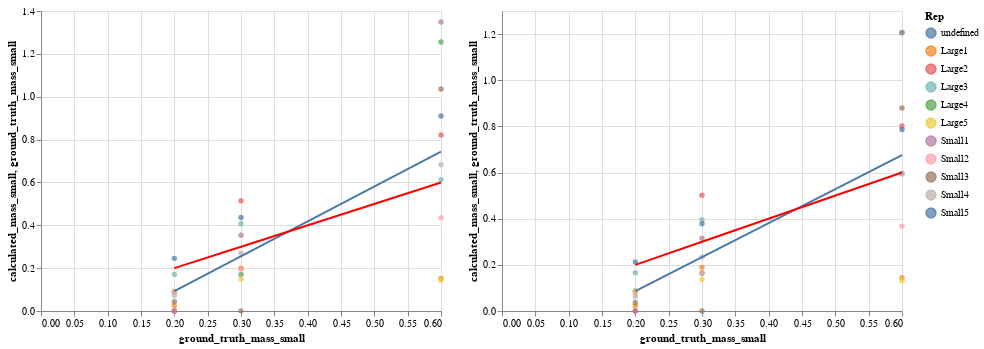

The code cell stored with this chart in its notebook:
### Code cell
GE2_small = chart_plot_small(GE2)
GE3_small = chart_plot_small(GE3)
GE2_small | GE3_small

### Figure 1 — Vega-Lite specification as saved in the notebook (floating-point values rounded to 4 significant figures)
{"config": {"view": {"continuousWidth": 400, "continuousHeight": 300}}, "hconcat": [{"layer": [{"mark": "circle", "encoding": {"color": {"type": "nominal", "field": "Rep"}, "tooltip": [{"type": "quantitative", "field": "ground_truth_volume_small"}, {"type": "quantitative", "field": "calculated_volume_small"}, {"type": "nominal", "field": "Rep"}], "x": {"type": "quantitative", "field": "ground_truth_mass_small"}, "y": {"type": "quantitative", "field": "calculated_mass_small"}}}, {"mark": "line", "encoding": {"color": {"type": "nominal", "field": "Rep"}, "tooltip": [{"type": "quantitative", "field": "ground_truth_volume_small"}, {"type": "quantitative", "field": "calculated_volume_small"}, {"type": "nominal", "field": "Rep"}], "x": {"type": "quantitative", "field": "ground_truth_mass_small"}, "y": {"type": "quantitative", "field": "calculated_mass_small"}}, "transform": [{"on": "ground_truth_mass_small", "regression": "calculated_mass_small", "method": "linear"}]}, {"mark": {"type": "line", "color": "red"}, "encoding": {"x": {"type": "quantitative", "field": "ground_truth_mass_small"}, "y": {"type": "quantitative", "field": "ground_truth_mass_small"}}}], "data": {"name": "data-1a11c19067a46a99bba2664efaa0948b"}}, {"layer": [{"mark": "circle", "encoding": {"color": {"type": "nominal", "field": "Rep"}, "tooltip": [{"type": "quantitative", "field": "ground_truth_volume_small"}, {"type": "quantitative", "field": "calculated_volume_small"}, {"type": "nominal", "field": "Rep"}], "x": {"type": "quantitative", "field": "ground_truth_mass_small"}, "y": {"type": "quantitative", "field": "calculated_mass_small"}}}, {"mark": "line", "encoding": {"color": {"type": "nominal", "field": "Rep"}, "tooltip": [{"type": "quantitative", "field": "ground_truth_volume_small"}, {"type": "quantitative", "field": "calculated_volume_small"}, {"type": "nominal", "field": "Rep"}], "x": {"type": "quantitative", "field": "ground_truth_mass_small"}, "y": {"type": "quantitative", "field": "calculated_mass_small"}}, "transform": [{"on": "ground_truth_mass_small", "regression": "calculated_mass_small", "method": "linear"}]}, {"mark": {"type": "line", "color": "red"}, "encoding": {"x": {"type": "quantitative", "field": "ground_truth_mass_small"}, "y": {"type": "quantitative", "field": "ground_truth_mass_small"}}}], "data": {"name": "data-c1132cc00cba764b83fc822645286b5a"}}], "$schema": "https://vega.github.io/schema/vega-lite/v4.8.1.json", "datasets": {"data-1a11c19067a46a99bba2664efaa0948b": [{"inserts": "Low Density", "ground_truth_volume_large": 98.2, "calculated_volume_large": 124.1, "ground_truth_volume_medium": 21.2, "calculated_volume_medium": 30.88, "ground_truth_volume_small": 0.8, "calculated_volume_small": 0.1219, "ground_truth_mass_large": 19.6, "calculated_mass_large": 24.81, "ground_truth_mass_medium": 4.2, "calculated_mass_medium": 6.177, "ground_truth_mass_small": 0.2, "calculated_mass_small": 0.02437, "Rep": "Large1"}, {"inserts": "Medium Density", "ground_truth_volume_large": 98.2, "calculated_volume_large": 113.0, "ground_truth_volume_medium": 21.2, "calculated_volume_medium": 22.79, "ground_truth_volume_small": 0.8, "calculated_volume_small": 0.4984, "ground_truth_mass_large": 39.3, "calculated_mass_large": 45.19, "ground_truth_mass_medium": 8.5, "calculated_mass_medium": 9.115, "ground_truth_mass_small": 0.3, "calculated_mass_small": 0.1993, "Rep": "Large1"}, {"inserts": "High Density", "ground_truth_volume_large": 98.2, "calculated_volume_large": 110.4, "ground_truth_volume_medium": 21.2, "calculated_volume_medium": 22.5, "ground_truth_volume_small": 0.8, "calculated_volume_small": 0.1898, "ground_truth_mass_large": 78.5, "calculated_mass_large": 88.3, "ground_truth_mass_medium": 17.0, "calculated_mass_medium": 18.0, "ground_truth_mass_small": 0.6, "calculated_mass_small": 0.1519, "Rep": "Large1"}, {"inserts": "Low Density", "ground_truth_volume_large": 98.2, "calculated_volume_large": 113.6, "ground_truth_volume_medium": 21.2, "calculated_volume_medium": 25.26, "ground_truth_volume_small": 0.8, "calculated_volume_small": 0.0, "ground_truth_mass_large": 19.6, "calculated_mass_large": 22.73, "ground_truth_mass_medium": 4.2, "calculated_mass_medium": 5.052, "ground_truth_mass_small": 0.2, "calculated_mass_small": 0.0, "Rep": "Large2"}, {"inserts": "Medium Density", "ground_truth_volume_large": 98.2, "calculated_volume_large": 104.2, "ground_truth_volume_medium": 21.2, "calculated_volume_medium": 21.52, "ground_truth_volume_small": 0.8, "calculated_volume_small": 1.285, "ground_truth_mass_large": 39.3, "calculated_mass_large": 41.68, "ground_truth_mass_medium": 8.5, "calculated_mass_medium": 8.607, "ground_truth_mass_small": 0.3, "calculated_mass_small": 0.514, "Rep": "Large2"}, {"inserts": "High Density", "ground_truth_volume_large": 98.2, "calculated_volume_large": 109.4, "ground_truth_volume_medium": 21.2, "calculated_volume_medium": 22.74, "ground_truth_volume_small": 0.8, "calculated_volume_small": 1.027, "ground_truth_mass_large": 78.5, "calculated_mass_large": 87.53, "ground_truth_mass_medium": 17.0, "calculated_mass_medium": 18.19, "ground_truth_mass_small": 0.6, "calculated_mass_small": 0.8216, "Rep": "Large2"}, {"inserts": "Low Density", "ground_truth_volume_large": 98.2, "calculated_volume_large": 102.1, "ground_truth_volume_medium": 21.2, "calculated_volume_medium": 26.04, "ground_truth_volume_small": 0.8, "calculated_volume_small": 0.8542, "ground_truth_mass_large": 19.6, "calculated_mass_large": 20.42, "ground_truth_mass_medium": 4.2, "calculated_mass_medium": 5.208, "ground_truth_mass_small": 0.2, "calculated_mass_small": 0.1708, "Rep": "Large3"}, {"inserts": "Medium Density", "ground_truth_volume_large": 98.2, "calculated_volume_large": 107.5, "ground_truth_volume_medium": 21.2, "calculated_volume_medium": 22.18, "ground_truth_volume_small": 0.8, "calculated_volume_small": 1.017, "ground_truth_mass_large": 39.3, "calculated_mass_large": 43.0, "ground_truth_mass_medium": 8.5, "calculated_mass_medium": 8.871, "ground_truth_mass_small": 0.3, "calculated_mass_small": 0.4068, "Rep": "Large3"}, {"inserts": "High Density", "ground_truth_volume_large": 98.2, "calculated_volume_large": 111.3, "ground_truth_volume_medium": 21.2, "calculated_volume_medium": 18.92, "ground_truth_volume_small": 0.8, "calculated_volume_small": 0.7677, "ground_truth_mass_large": 78.5, "calculated_mass_large": 89.06, "ground_truth_mass_medium": 17.0, "calculated_mass_medium": 15.14, "ground_truth_mass_small": 0.6, "calculated_mass_small": 0.6142, "Rep": "Large3"}, {"inserts": "Low Density", "ground_truth_volume_large": 98.2, "calculated_volume_large": 107.0, "ground_truth_volume_medium": 21.2, "calculated_volume_medium": 22.25, "ground_truth_volume_small": 0.8, "calculated_volume_small": 0.449, "ground_truth_mass_large": 19.6, "calculated_mass_large": 21.4, "ground_truth_mass_medium": 4.2, "calculated_mass_medium": 4.451, "ground_truth_mass_small": 0.2, "calculated_mass_small": 0.08979, "Rep": "Large4"}, {"inserts": "Medium Density", "ground_truth_volume_large": 98.2, "calculated_volume_large": 114.8, "ground_truth_volume_medium": 21.2, "calculated_volume_medium": 24.39, "ground_truth_volume_small": 0.8, "calculated_volume_small": 0.4258, "ground_truth_mass_large": 39.3, "calculated_mass_large": 45.9, "ground_truth_mass_medium": 8.5, "calculated_mass_medium": 9.755, "ground_truth_mass_small": 0.3, "calculated_mass_small": 0.1703, "Rep": "Large4"}, {"inserts": "High Density", "ground_truth_volume_large": 98.2, "calculated_volume_large": 110.3, "ground_truth_volume_medium": 21.2, "calculated_volume_medium": 19.34, "ground_truth_volume_small": 0.8, "calculated_volume_small": 1.569, "ground_truth_mass_large": 78.5, "calculated_mass_large": 88.23, "ground_truth_mass_medium": 17.0, "calculated_mass_medium": 15.47, "ground_truth_mass_small": 0.6, "calculated_mass_small": 1.256, "Rep": "Large4"}, {"inserts": "Low Density", "ground_truth_volume_large": 98.2, "calculated_volume_large": 132.1, "ground_truth_volume_medium": 21.2, "calculated_volume_medium": 32.26, "ground_truth_volume_small": 0.8, "calculated_volume_small": 0.4609, "ground_truth_mass_large": 19.6, "calculated_mass_large": 26.42, "ground_truth_mass_medium": 4.2, "calculated_mass_medium": 6.453, "ground_truth_mass_small": 0.2, "calculated_mass_small": 0.09218, "Rep": "Large5"}, {"inserts": "Medium Density", "ground_truth_volume_large": 98.2, "calculated_volume_large": 105.8, "ground_truth_volume_medium": 21.2, "calculated_volume_medium": 20.98, "ground_truth_volume_small": 0.8, "calculated_volume_small": 0.3708, "ground_truth_mass_large": 39.3, "calculated_mass_large": 42.33, "ground_truth_mass_medium": 8.5, "calculated_mass_medium": 8.392, "ground_truth_mass_small": 0.3, "calculated_mass_small": 0.1483, "Rep": "Large5"}, {"inserts": "High Density", "ground_truth_volume_large": 98.2, "calculated_volume_large": 112.6, "ground_truth_volume_medium": 21.2, "calculated_volume_medium": 22.47, "ground_truth_volume_small": 0.8, "calculated_volume_small": 0.1793, "ground_truth_mass_large": 78.5, "calculated_mass_large": 90.06, "ground_truth_mass_medium": 17.0, "calculated_mass_medium": 17.97, "ground_truth_mass_small": 0.6, "calculated_mass_small": 0.1434, "Rep": "Large5"}, {"inserts": "Low Density", "ground_truth_volume_large": 98.2, "calculated_volume_large": 128.7, "ground_truth_volume_medium": 21.2, "calculated_volume_medium": 42.53, "ground_truth_volume_small": 0.8, "calculated_volume_small": 0.0, "ground_truth_mass_large": 19.6, "calculated_mass_large": 25.74, "ground_truth_mass_medium": 4.2, "calculated_mass_medium": 8.505, "ground_truth_mass_small": 0.2, "calculated_mass_small": 0.0, "Rep": "Small1"}, {"inserts": "Medium Density", "ground_truth_volume_large": 98.2, "calculated_volume_large": 129.1, "ground_truth_volume_medium": 21.2, "calculated_volume_medium": 27.59, "ground_truth_volume_small": 0.8, "calculated_volume_small": 0.8835, "ground_truth_mass_large": 39.3, "calculated_mass_large": 51.66, "ground_truth_mass_medium": 8.5, "calculated_mass_medium": 11.04, "ground_truth_mass_small": 0.3, "calculated_mass_small": 0.3534, "Rep": "Small1"}, {"inserts": "High Density", "ground_truth_volume_large": 98.2, "calculated_volume_large": 129.1, "ground_truth_volume_medium": 21.2, "calculated_volume_medium": 26.37, "ground_truth_volume_small": 0.8, "calculated_volume_small": 1.686, "ground_truth_mass_large": 78.5, "calculated_mass_large": 103.3, "ground_truth_mass_medium": 17.0, "calculated_mass_medium": 21.1, "ground_truth_mass_small": 0.6, "calculated_mass_small": 1.349, "Rep": "Small1"}, {"inserts": "Low Density", "ground_truth_volume_large": 98.2, "calculated_volume_large": 131.5, "ground_truth_volume_medium": 21.2, "calculated_volume_medium": 22.64, "ground_truth_volume_small": 0.8, "calculated_volume_small": 0.4523, "ground_truth_mass_large": 19.6, "calculated_mass_large": 26.31, "ground_truth_mass_medium": 4.2, "calculated_mass_medium": 4.528, "ground_truth_mass_small": 0.2, "calculated_mass_small": 0.09046, "Rep": "Small2"}, {"inserts": "Medium Density", "ground_truth_volume_large": 98.2, "calculated_volume_large": 124.6, "ground_truth_volume_medium": 21.2, "calculated_volume_medium": 24.67, "ground_truth_volume_small": 0.8, "calculated_volume_small": 0.4942, "ground_truth_mass_large": 39.3, "calculated_mass_large": 49.86, "ground_truth_mass_medium": 8.5, "calculated_mass_medium": 9.866, "ground_truth_mass_small": 0.3, "calculated_mass_small": 0.1977, "Rep": "Small2"}, {"inserts": "High Density", "ground_truth_volume_large": 98.2, "calculated_volume_large": 132.8, "ground_truth_volume_medium": 21.2, "calculated_volume_medium": 24.75, "ground_truth_volume_small": 0.8, "calculated_volume_small": 0.5438, "ground_truth_mass_large": 78.5, "calculated_mass_large": 106.2, "ground_truth_mass_medium": 17.0, "calculated_mass_medium": 19.8, "ground_truth_mass_small": 0.6, "calculated_mass_small": 0.435, "Rep": "Small2"}, {"inserts": "Low Density", "ground_truth_volume_large": 98.2, "calculated_volume_large": 116.0, "ground_truth_volume_medium": 21.2, "calculated_volume_medium": 33.11, "ground_truth_volume_small": 0.8, "calculated_volume_small": 0.2158, "ground_truth_mass_large": 19.6, "calculated_mass_large": 23.19, "ground_truth_mass_medium": 4.2, "calculated_mass_medium": 6.623, "ground_truth_mass_small": 0.2, "calculated_mass_small": 0.04316, "Rep": "Small3"}, {"inserts": "Medium Density", "ground_truth_volume_large": 98.2, "calculated_volume_large": 112.0, "ground_truth_volume_medium": 21.2, "calculated_volume_medium": 23.05, "ground_truth_volume_small": 0.8, "calculated_volume_small": 0.0, "ground_truth_mass_large": 39.3, "calculated_mass_large": 44.79, "ground_truth_mass_medium": 8.5, "calculated_mass_medium": 9.22, "ground_truth_mass_small": 0.3, "calculated_mass_small": 0.0, "Rep": "Small3"}, {"inserts": "High Density", "ground_truth_volume_large": 98.2, "calculated_volume_large": 118.1, "ground_truth_volume_medium": 21.2, "calculated_volume_medium": 22.73, "ground_truth_volume_small": 0.8, "calculated_volume_small": 1.295, "ground_truth_mass_large": 78.5, "calculated_mass_large": 94.51, "ground_truth_mass_medium": 17.0, "calculated_mass_medium": 18.19, "ground_truth_mass_small": 0.6, "calculated_mass_small": 1.036, "Rep": "Small3"}, {"inserts": "Low Density", "ground_truth_volume_large": 98.2, "calculated_volume_large": 116.5, "ground_truth_volume_medium": 21.2, "calculated_volume_medium": 22.8, "ground_truth_volume_small": 0.8, "calculated_volume_small": 0.3625, "ground_truth_mass_large": 19.6, "calculated_mass_large": 23.31, "ground_truth_mass_medium": 4.2, "calculated_mass_medium": 4.56, "ground_truth_mass_small": 0.2, "calculated_mass_small": 0.07249, "Rep": "Small4"}, {"inserts": "Medium Density", "ground_truth_volume_large": 98.2, "calculated_volume_large": 111.6, "ground_truth_volume_medium": 21.2, "calculated_volume_medium": 27.99, "ground_truth_volume_small": 0.8, "calculated_volume_small": 0.6731, "ground_truth_mass_large": 39.3, "calculated_mass_large": 44.63, "ground_truth_mass_medium": 8.5, "calculated_mass_medium": 11.19, "ground_truth_mass_small": 0.3, "calculated_mass_small": 0.2693, "Rep": "Small4"}, {"inserts": "High Density", "ground_truth_volume_large": 98.2, "calculated_volume_large": 116.4, "ground_truth_volume_medium": 21.2, "calculated_volume_medium": 23.73, "ground_truth_volume_small": 0.8, "calculated_volume_small": 0.8529, "ground_truth_mass_large": 78.5, "calculated_mass_large": 93.09, "ground_truth_mass_medium": 17.0, "calculated_mass_medium": 18.98, "ground_truth_mass_small": 0.6, "calculated_mass_small": 0.6823, "Rep": "Small4"}, {"inserts": "Low Density", "ground_truth_volume_large": 98.2, "calculated_volume_large": 110.5, "ground_truth_volume_medium": 21.2, "calculated_volume_medium": 30.38, "ground_truth_volume_small": 0.8, "calculated_volume_small": 1.228, "ground_truth_mass_large": 19.6, "calculated_mass_large": 22.09, "ground_truth_mass_medium": 4.2, "calculated_mass_medium": 6.076, "ground_truth_mass_small": 0.2, "calculated_mass_small": 0.2456, "Rep": "Small5"}, {"inserts": "Medium Density", "ground_truth_volume_large": 98.2, "calculated_volume_large": 114.9, "ground_truth_volume_medium": 21.2, "calculated_volume_medium": 25.62, "ground_truth_volume_small": 0.8, "calculated_volume_small": 1.091, "ground_truth_mass_large": 39.3, "calculated_mass_large": 45.96, "ground_truth_mass_medium": 8.5, "calculated_mass_medium": 10.25, "ground_truth_mass_small": 0.3, "calculated_mass_small": 0.4362, "Rep": "Small5"}, {"inserts": "High Density", "ground_truth_volume_large": 98.2, "calculated_volume_large": 116.6, "ground_truth_volume_medium": 21.2, "calculated_volume_medium": 22.87, "ground_truth_volume_small": 0.8, "calculated_volume_small": 1.137, "ground_truth_mass_large": 78.5, "calculated_mass_large": 93.29, "ground_truth_mass_medium": 17.0, "calculated_mass_medium": 18.3, "ground_truth_mass_small": 0.6, "calculated_mass_small": 0.9096, "Rep": "Small5"}], "data-c1132cc00cba764b83fc822645286b5a": [{"inserts": "Low Density", "ground_truth_volume_large": 98.2, "calculated_volume_large": 117.5, "ground_truth_volume_medium": 21.2, "calculated_volume_medium": 29.24, "ground_truth_volume_small": 0.8, "calculated_volume_small": 0.1155, "ground_truth_mass_large": 19.6, "calculated_mass_large": 23.51, "ground_truth_mass_medium": 4.2, "calculated_mass_medium": 5.848, "ground_truth_mass_small": 0.2, "calculated_mass_small": 0.0231, "Rep": "Large1"}, {"inserts": "Medium Density", "ground_truth_volume_large": 98.2, "calculated_volume_large": 107.1, "ground_truth_volume_medium": 21.2, "calculated_volume_medium": 21.6, "ground_truth_volume_small": 0.8, "calculated_volume_small": 0.4727, "ground_truth_mass_large": 39.3, "calculated_mass_large": 42.82, "ground_truth_mass_medium": 8.5, "calculated_mass_medium": 8.639, "ground_truth_mass_small": 0.3, "calculated_mass_small": 0.1891, "Rep": "Large1"}, {"inserts": "High Density", "ground_truth_volume_large": 98.2, "calculated_volume_large": 104.6, "ground_truth_volume_medium": 21.2, "calculated_volume_medium": 21.33, "ground_truth_volume_small": 0.8, "calculated_volume_small": 0.1799, "ground_truth_mass_large": 78.5, "calculated_mass_large": 83.72, "ground_truth_mass_medium": 17.0, "calculated_mass_medium": 17.07, "ground_truth_mass_small": 0.6, "calculated_mass_small": 0.1439, "Rep": "Large1"}, {"inserts": "Low Density", "ground_truth_volume_large": 98.2, "calculated_volume_large": 112.6, "ground_truth_volume_medium": 21.2, "calculated_volume_medium": 25.03, "ground_truth_volume_small": 0.8, "calculated_volume_small": 0.0, "ground_truth_mass_large": 19.6, "calculated_mass_large": 22.52, "ground_truth_mass_medium": 4.2, "calculated_mass_medium": 5.005, "ground_truth_mass_small": 0.2, "calculated_mass_small": 0.0, "Rep": "Large2"}, {"inserts": "Medium Density", "ground_truth_volume_large": 98.2, "calculated_volume_large": 102.1, "ground_truth_volume_medium": 21.2, "calculated_volume_medium": 21.09, "ground_truth_volume_small": 0.8, "calculated_volume_small": 1.254, "ground_truth_mass_large": 39.3, "calculated_mass_large": 40.85, "ground_truth_mass_medium": 8.5, "calculated_mass_medium": 8.435, "ground_truth_mass_small": 0.3, "calculated_mass_small": 0.5016, "Rep": "Large2"}, {"inserts": "High Density", "ground_truth_volume_large": 98.2, "calculated_volume_large": 106.8, "ground_truth_volume_medium": 21.2, "calculated_volume_medium": 22.19, "ground_truth_volume_small": 0.8, "calculated_volume_small": 1.002, "ground_truth_mass_large": 78.5, "calculated_mass_large": 85.41, "ground_truth_mass_medium": 17.0, "calculated_mass_medium": 17.76, "ground_truth_mass_small": 0.6, "calculated_mass_small": 0.8016, "Rep": "Large2"}, {"inserts": "Low Density", "ground_truth_volume_large": 98.2, "calculated_volume_large": 120.1, "ground_truth_volume_medium": 21.2, "calculated_volume_medium": 30.48, "ground_truth_volume_small": 0.8, "calculated_volume_small": 0.8308, "ground_truth_mass_large": 19.6, "calculated_mass_large": 24.03, "ground_truth_mass_medium": 4.2, "calculated_mass_medium": 6.095, "ground_truth_mass_small": 0.2, "calculated_mass_small": 0.1662, "Rep": "Large3"}, {"inserts": "Medium Density", "ground_truth_volume_large": 98.2, "calculated_volume_large": 110.2, "ground_truth_volume_medium": 21.2, "calculated_volume_medium": 22.73, "ground_truth_volume_small": 0.8, "calculated_volume_small": 0.989, "ground_truth_mass_large": 39.3, "calculated_mass_large": 44.06, "ground_truth_mass_medium": 8.5, "calculated_mass_medium": 9.093, "ground_truth_mass_small": 0.3, "calculated_mass_small": 0.3956, "Rep": "Large3"}, {"inserts": "High Density", "ground_truth_volume_large": 98.2, "calculated_volume_large": 108.2, "ground_truth_volume_medium": 21.2, "calculated_volume_medium": 18.4, "ground_truth_volume_small": 0.8, "calculated_volume_small": 0.7467, "ground_truth_mass_large": 78.5, "calculated_mass_large": 86.6, "ground_truth_mass_medium": 17.0, "calculated_mass_medium": 14.72, "ground_truth_mass_small": 0.6, "calculated_mass_small": 0.5974, "Rep": "Large3"}, {"inserts": "Low Density", "ground_truth_volume_large": 98.2, "calculated_volume_large": 118.8, "ground_truth_volume_medium": 21.2, "calculated_volume_medium": 24.65, "ground_truth_volume_small": 0.8, "calculated_volume_small": 0.4315, "ground_truth_mass_large": 19.6, "calculated_mass_large": 23.77, "ground_truth_mass_medium": 4.2, "calculated_mass_medium": 4.931, "ground_truth_mass_small": 0.2, "calculated_mass_small": 0.0863, "Rep": "Large4"}, {"inserts": "Medium Density", "ground_truth_volume_large": 98.2, "calculated_volume_large": 114.9, "ground_truth_volume_medium": 21.2, "calculated_volume_medium": 24.42, "ground_truth_volume_small": 0.8, "calculated_volume_small": 0.4093, "ground_truth_mass_large": 39.3, "calculated_mass_large": 45.96, "ground_truth_mass_medium": 8.5, "calculated_mass_medium": 9.766, "ground_truth_mass_small": 0.3, "calculated_mass_small": 0.1637, "Rep": "Large4"}, {"inserts": "High Density", "ground_truth_volume_large": 98.2, "calculated_volume_large": 106.0, "ground_truth_volume_medium": 21.2, "calculated_volume_medium": 18.59, "ground_truth_volume_small": 0.8, "calculated_volume_small": 1.509, "ground_truth_mass_large": 78.5, "calculated_mass_large": 84.79, "ground_truth_mass_medium": 17.0, "calculated_mass_medium": 14.87, "ground_truth_mass_small": 0.6, "calculated_mass_small": 1.207, "Rep": "Large4"}, {"inserts": "Low Density", "ground_truth_volume_large": 98.2, "calculated_volume_large": 128.2, "ground_truth_volume_medium": 21.2, "calculated_volume_medium": 31.32, "ground_truth_volume_small": 0.8, "calculated_volume_small": 0.423, "ground_truth_mass_large": 19.6, "calculated_mass_large": 25.65, "ground_truth_mass_medium": 4.2, "calculated_mass_medium": 6.263, "ground_truth_mass_small": 0.2, "calculated_mass_small": 0.0846, "Rep": "Large5"}, {"inserts": "Medium Density", "ground_truth_volume_large": 98.2, "calculated_volume_large": 98.67, "ground_truth_volume_medium": 21.2, "calculated_volume_medium": 19.56, "ground_truth_volume_small": 0.8, "calculated_volume_small": 0.3403, "ground_truth_mass_large": 39.3, "calculated_mass_large": 39.47, "ground_truth_mass_medium": 8.5, "calculated_mass_medium": 7.823, "ground_truth_mass_small": 0.3, "calculated_mass_small": 0.1361, "Rep": "Large5"}, {"inserts": "High Density", "ground_truth_volume_large": 98.2, "calculated_volume_large": 103.3, "ground_truth_volume_medium": 21.2, "calculated_volume_medium": 20.6, "ground_truth_volume_small": 0.8, "calculated_volume_small": 0.1644, "ground_truth_mass_large": 78.5, "calculated_mass_large": 82.62, "ground_truth_mass_medium": 17.0, "calculated_mass_medium": 16.48, "ground_truth_mass_small": 0.6, "calculated_mass_small": 0.1315, "Rep": "Large5"}, {"inserts": "Low Density", "ground_truth_volume_large": 98.2, "calculated_volume_large": 214.9, "ground_truth_volume_medium": 21.2, "calculated_volume_medium": 69.38, "ground_truth_volume_small": 0.8, "calculated_volume_small": 0.0, "ground_truth_mass_large": 19.6, "calculated_mass_large": 42.99, "ground_truth_mass_medium": 4.2, "calculated_mass_medium": 13.88, "ground_truth_mass_small": 0.2, "calculated_mass_small": 0.0, "Rep": "Small1"}, {"inserts": "Medium Density", "ground_truth_volume_large": 98.2, "calculated_volume_large": 134.3, "ground_truth_volume_medium": 21.2, "calculated_volume_medium": 28.72, "ground_truth_volume_small": 0.8, "calculated_volume_small": 0.789, "ground_truth_mass_large": 39.3, "calculated_mass_large": 53.72, "ground_truth_mass_medium": 8.5, "calculated_mass_medium": 11.49, "ground_truth_mass_small": 0.3, "calculated_mass_small": 0.3156, "Rep": "Small1"}, {"inserts": "High Density", "ground_truth_volume_large": 98.2, "calculated_volume_large": 115.4, "ground_truth_volume_medium": 21.2, "calculated_volume_medium": 23.55, "ground_truth_volume_small": 0.8, "calculated_volume_small": 1.507, "ground_truth_mass_large": 78.5, "calculated_mass_large": 92.31, "ground_truth_mass_medium": 17.0, "calculated_mass_medium": 18.84, "ground_truth_mass_small": 0.6, "calculated_mass_small": 1.205, "Rep": "Small1"}, {"inserts": "Low Density", "ground_truth_volume_large": 98.2, "calculated_volume_large": 194.3, "ground_truth_volume_medium": 21.2, "calculated_volume_medium": 34.71, "ground_truth_volume_small": 0.8, "calculated_volume_small": 0.3822, "ground_truth_mass_large": 19.6, "calculated_mass_large": 38.86, "ground_truth_mass_medium": 4.2, "calculated_mass_medium": 6.942, "ground_truth_mass_small": 0.2, "calculated_mass_small": 0.07644, "Rep": "Small2"}, {"inserts": "Medium Density", "ground_truth_volume_large": 98.2, "calculated_volume_large": 121.1, "ground_truth_volume_medium": 21.2, "calculated_volume_medium": 23.97, "ground_truth_volume_small": 0.8, "calculated_volume_small": 0.4179, "ground_truth_mass_large": 39.3, "calculated_mass_large": 48.45, "ground_truth_mass_medium": 8.5, "calculated_mass_medium": 9.587, "ground_truth_mass_small": 0.3, "calculated_mass_small": 0.1672, "Rep": "Small2"}, {"inserts": "High Density", "ground_truth_volume_large": 98.2, "calculated_volume_large": 112.3, "ground_truth_volume_medium": 21.2, "calculated_volume_medium": 20.91, "ground_truth_volume_small": 0.8, "calculated_volume_small": 0.4595, "ground_truth_mass_large": 78.5, "calculated_mass_large": 89.87, "ground_truth_mass_medium": 17.0, "calculated_mass_medium": 16.73, "ground_truth_mass_small": 0.6, "calculated_mass_small": 0.3676, "Rep": "Small2"}, {"inserts": "Low Density", "ground_truth_volume_large": 98.2, "calculated_volume_large": 101.1, "ground_truth_volume_medium": 21.2, "calculated_volume_medium": 28.9, "ground_truth_volume_small": 0.8, "calculated_volume_small": 0.1833, "ground_truth_mass_large": 19.6, "calculated_mass_large": 20.21, "ground_truth_mass_medium": 4.2, "calculated_mass_medium": 5.78, "ground_truth_mass_small": 0.2, "calculated_mass_small": 0.03666, "Rep": "Small3"}, {"inserts": "Medium Density", "ground_truth_volume_large": 98.2, "calculated_volume_large": 95.89, "ground_truth_volume_medium": 21.2, "calculated_volume_medium": 19.75, "ground_truth_volume_small": 0.8, "calculated_volume_small": 0.0, "ground_truth_mass_large": 39.3, "calculated_mass_large": 38.36, "ground_truth_mass_medium": 8.5, "calculated_mass_medium": 7.899, "ground_truth_mass_small": 0.3, "calculated_mass_small": 0.0, "Rep": "Small3"}, {"inserts": "High Density", "ground_truth_volume_large": 98.2, "calculated_volume_large": 100.4, "ground_truth_volume_medium": 21.2, "calculated_volume_medium": 19.31, "ground_truth_volume_small": 0.8, "calculated_volume_small": 1.1, "ground_truth_mass_large": 78.5, "calculated_mass_large": 80.35, "ground_truth_mass_medium": 17.0, "calculated_mass_medium": 15.45, "ground_truth_mass_small": 0.6, "calculated_mass_small": 0.8799, "Rep": "Small3"}, {"inserts": "Low Density", "ground_truth_volume_large": 98.2, "calculated_volume_large": 104.5, "ground_truth_volume_medium": 21.2, "calculated_volume_medium": 20.43, "ground_truth_volume_small": 0.8, "calculated_volume_small": 0.315, "ground_truth_mass_large": 19.6, "calculated_mass_large": 20.9, "ground_truth_mass_medium": 4.2, "calculated_mass_medium": 4.087, "ground_truth_mass_small": 0.2, "calculated_mass_small": 0.063, "Rep": "Small4"}, {"inserts": "Medium Density", "ground_truth_volume_large": 98.2, "calculated_volume_large": 97.94, "ground_truth_volume_medium": 21.2, "calculated_volume_medium": 24.58, "ground_truth_volume_small": 0.8, "calculated_volume_small": 0.5854, "ground_truth_mass_large": 39.3, "calculated_mass_large": 39.17, "ground_truth_mass_medium": 8.5, "calculated_mass_medium": 9.831, "ground_truth_mass_small": 0.3, "calculated_mass_small": 0.2342, "Rep": "Small4"}, {"inserts": "High Density", "ground_truth_volume_large": 98.2, "calculated_volume_large": 101.1, "ground_truth_volume_medium": 21.2, "calculated_volume_medium": 20.63, "ground_truth_volume_small": 0.8, "calculated_volume_small": 0.7418, "ground_truth_mass_large": 78.5, "calculated_mass_large": 80.9, "ground_truth_mass_medium": 17.0, "calculated_mass_medium": 16.5, "ground_truth_mass_small": 0.6, "calculated_mass_small": 0.5934, "Rep": "Small4"}, {"inserts": "Low Density", "ground_truth_volume_large": 98.2, "calculated_volume_large": 99.48, "ground_truth_volume_medium": 21.2, "calculated_volume_medium": 27.35, "ground_truth_volume_small": 0.8, "calculated_volume_small": 1.063, "ground_truth_mass_large": 19.6, "calculated_mass_large": 19.9, "ground_truth_mass_medium": 4.2, "calculated_mass_medium": 5.471, "ground_truth_mass_small": 0.2, "calculated_mass_small": 0.2125, "Rep": "Small5"}, {"inserts": "Medium Density", "ground_truth_volume_large": 98.2, "calculated_volume_large": 100.8, "ground_truth_volume_medium": 21.2, "calculated_volume_medium": 22.43, "ground_truth_volume_small": 0.8, "calculated_volume_small": 0.9443, "ground_truth_mass_large": 39.3, "calculated_mass_large": 40.31, "ground_truth_mass_medium": 8.5, "calculated_mass_medium": 8.972, "ground_truth_mass_small": 0.3, "calculated_mass_small": 0.3777, "Rep": "Small5"}, {"inserts": "High Density", "ground_truth_volume_large": 98.2, "calculated_volume_large": 100.8, "ground_truth_volume_medium": 21.2, "calculated_volume_medium": 19.76, "ground_truth_volume_small": 0.8, "calculated_volume_small": 0.9831, "ground_truth_mass_large": 78.5, "calculated_mass_large": 80.67, "ground_truth_mass_medium": 17.0, "calculated_mass_medium": 15.81, "ground_truth_mass_small": 0.6, "calculated_mass_small": 0.7864, "Rep": "Small5"}]}}
